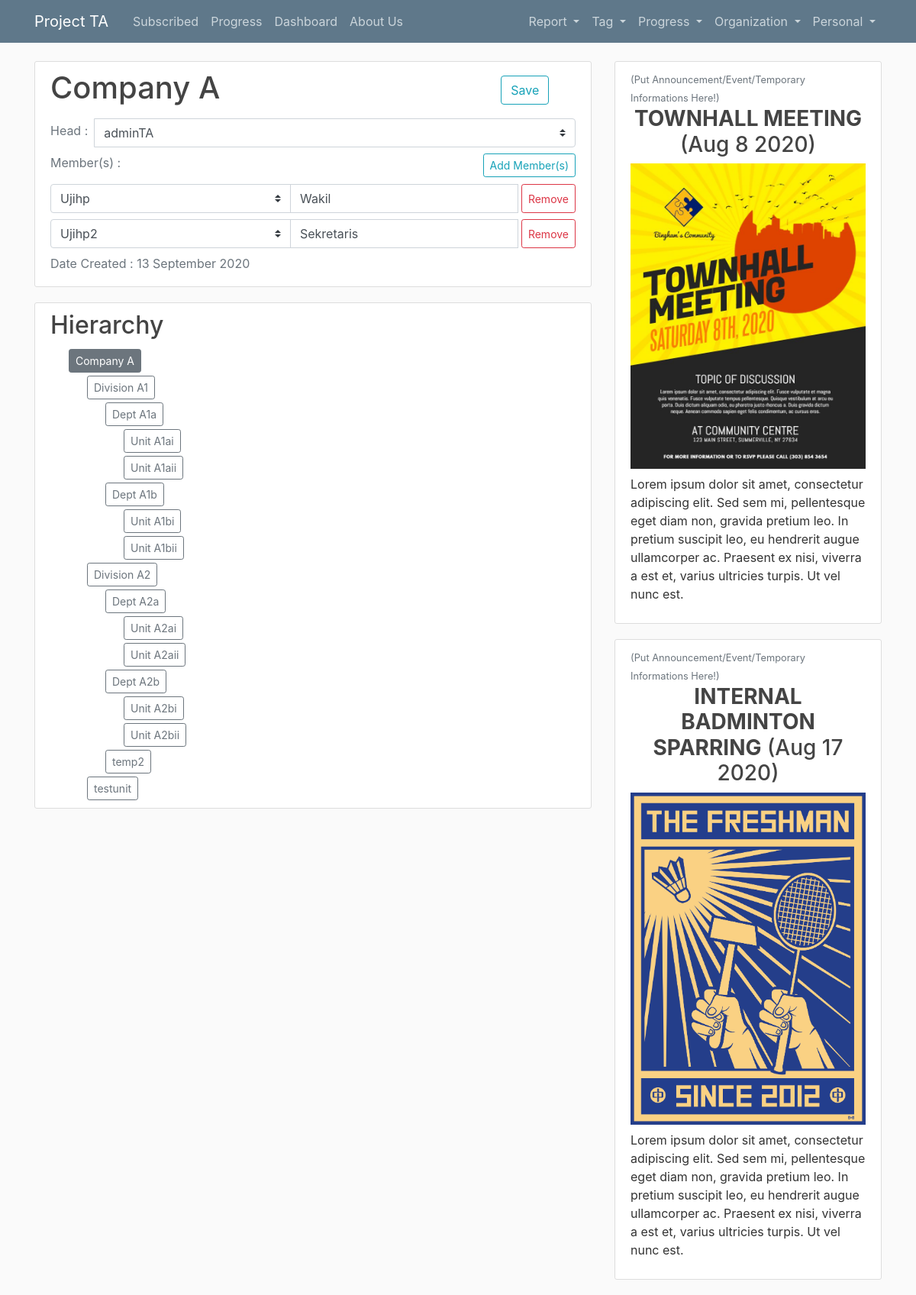
The app's page /unit/2 (signed in), older data.
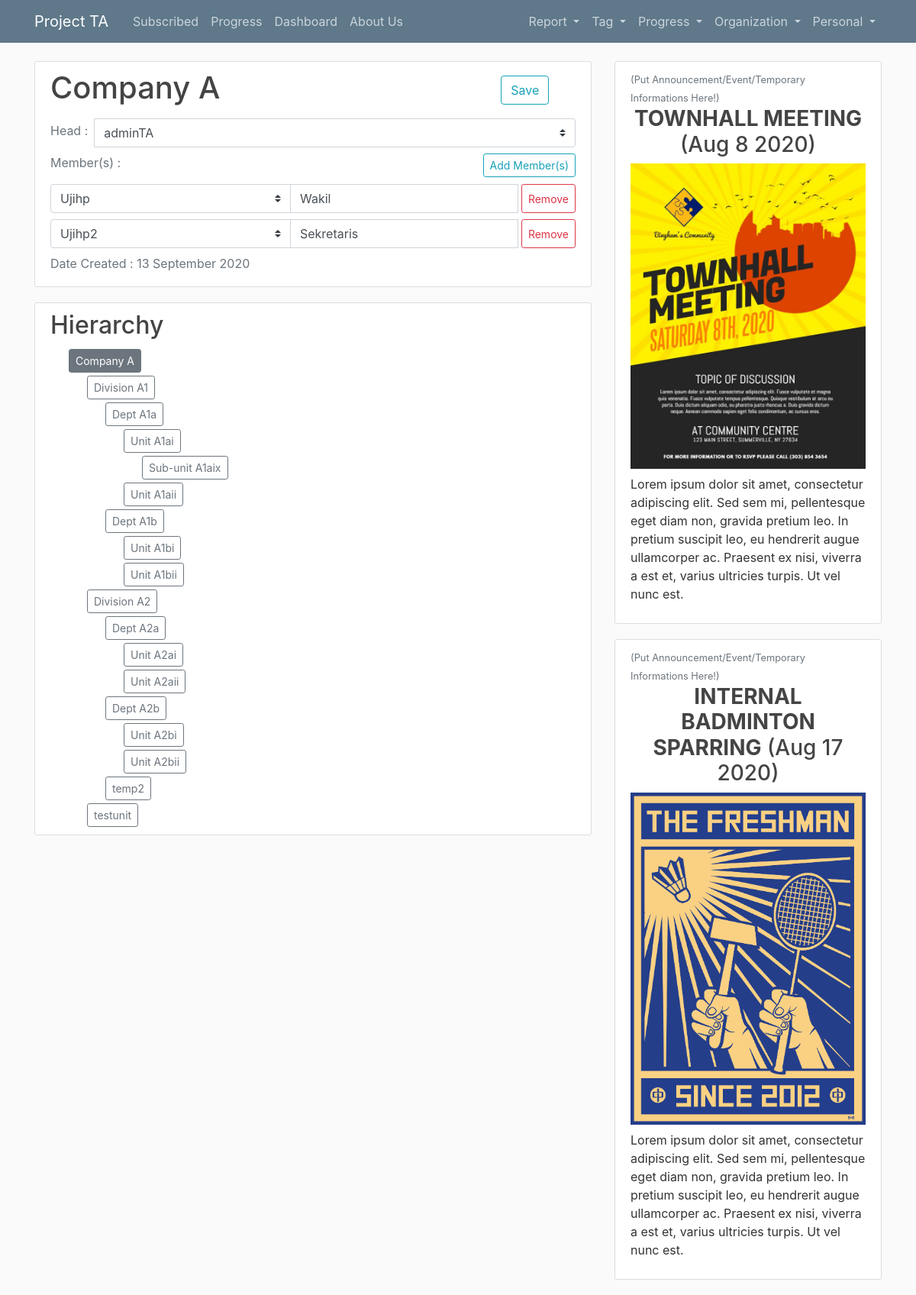
The same page, newer data.
### user/models.py (models this page shows, shortened)
class Profile(models.Model):
    user = models.OneToOneField(User, on_delete=models.CASCADE, null=True)
    image = models.ImageField(default='default.jpg', upload_to='profile_pics')
    tag = models.ManyToManyField(Tag, related_name='subscriber_set')
    unit = models.ForeignKey(Unit, on_delete=models.SET_NULL, null=True, related_name='member_set')

class CareerHistory(models.Model):
    user = models.ForeignKey(User, on_delete=models.SET_NULL, null=True, blank=True)
    unit = models.ForeignKey(Unit, on_delete=models.SET_NULL, null=True, blank=True)
    job = models.CharField(max_length=100, null=True, blank=True)
    date_started = models.DateTimeField(null=True, blank=True)
    date_ended = models.DateTimeField(null=True, blank=True)

class Unit(models.Model):
    class Status(models.IntegerChoices):
        Inactive = 0
        Active = 1
    name = models.CharField(max_length=100, null=True)
    superior = models.ForeignKey("self", on_delete=models.SET_NULL, related_name='subordinate_set', null=True)
    head = models.OneToOneField(User, on_delete=models.SET_NULL, null=True, blank=True)
    date_created = models.DateTimeField(default=timezone.now, null=True, blank=True)
    date_deactivated = models.DateTimeField(null=True, blank=True)
    status = models.IntegerField(choices=Status.choices, default=1, null=True, blank=True)
    def level(self):
        lev = 1
        temp = self
        while temp.superior and lev < 30:
            lev += 1
            temp = temp.superior
        if lev < 30:
            return lev
        else:
            return "loop error"
    def superior_list(self):
        if self.level() != "loop error":
            temp = self
            superiorlist = []
            while temp.superior:
                superiorlist.append(temp.superior)
                temp = temp.superior
            superiorlist = [superiorlist[i-1] for i in range(len(superiorlist),0,-1)]
            return superiorlist
    def subordinate_list_recursive(self, lev, subordinate_list):
        if lev>=0 and lev<=30:
            subordinate_list.append(self)
            lev = lev + 1
            for sub in self.subordinate_set.all():
                sub.subordinate_list_recursive(lev, subordinate_list)
        else:
            print("loop error")
    def subordinate_list(self):
        if self.level() != "loop error":
            lev = 0
            subordinate_list = []
            for sub in self.subordinate_set.all():
                sub.subordinate_list_recursive(lev, subordinate_list)
            return subordinate_list

### user/views.py (the view, shortened to what this page needs)
# urls.py: path('unit/<int:pk>', userview.UnitDetail, name='unit-detail'),
def UnitDetail(request, pk):
    if not request.user.username:
        return redirect('/login/?next=%s' % request.path)
    if not auth_test(request.user, 6):
        messages.error(request, f"Sorry you are not authorized !")
        return redirect('home')
    unit = get_object_or_404(Unit, pk=pk)
    members = Profile.objects.filter(unit=unit)
    unitless_user = User.objects.filter(unit = None, profile__unit = None)
    loopless_unit = Unit.objects.exclude(pk = unit.pk)
    for sub in unit.subordinate_list():
        loopless_unit = loopless_unit.exclude(pk = sub.pk)
    member_histories = []
    for member in members:
        temp = CareerHistory.objects.filter(user = member.user)
        temp = temp.order_by('date_started').last()
        member_histories.append(temp)
    signed_in_user = request.user
    context = { 'unit' : unit,
                'members' : members,
                'unitless_user' : unitless_user.order_by('username'),
                'loopless_unit' : loopless_unit.order_by('name'),
                'template_test': auth_template(signed_in_user)['template_test']}
    return render(request, 'user/unit_detail.html', context)

### report/views.py (called while the page is built, shortened)
def auth_test(user, featurenum):
    if user.is_superuser:
        return True

### user/templates/user/unit_detail.html (shortened to what this page needs)
{% extends 'base.html' %}
{% load crispy_forms_tags %}
{% block content %}
<form id="unit-form">
<div class="content-section">
    <div class="row">
        <div class="col">
    <h1 class="mb-3">{{ unit.name }}</h1>
        </div>
        <div class="col-2 mt-2 mr-2">
    <button class="btn btn-outline-info" id="submit">Save</button>
        </div>
    </div>
    <div class="input-group mb-2">
        <span class='text-muted mr-2 mt-1'>Head :</span>
            <select class="custom-select" name="head" required>
                {% if unit.head %}
                <option value={{unit.head.pk}} selected>{{unit.head.username}}</option>
                {% else %}
                <option value=0 selected hidden> </option>
                {% endif %}
            </select>
    </div>
    <div class="mb-2">
        <span class='text-muted mr-2 mt-1'>Member(s) :</span>
        <div class="float-right">
        <button class="btn btn-sm btn-outline-info" id="add-more">Add Member(s)</button>
        </div>
    </div>
    <div class="mt-3" id="wrapper">
        {% for member in members %}
        <div class="input-group mb-2">
            <select class="custom-select" name="member[]">
                <option value={{member.user.pk}} selected>{{member.user.username}}</option>
            </select>
        <input class="form-control" type="Text" placeholder="Job" name="job[]" value="{{member.user.careerhistory_set.all.last.job}}">
        <button class="btn btn-sm btn-outline-danger ml-1" id="remove-button">Remove</button>
        </div>
        {% endfor%}
    </div>
    <div class="mb-2">
        <span class='text-muted'>Date Created : {{unit.date_created|date:'d F Y'}}</span>
    </div>
</div>
<div class="content-section">
    <h2 class="mb-2">Hierarchy</h2>
    <div>
        <span><a class="btn btn-secondary btn-sm mt-1" href="{% url 'unit-detail' unit.pk %}">{{unit.name}}</a></span>
    </div>
    {% for subordinate in unit.subordinate_list%}
    <div>
        <span><a class="btn btn-outline-secondary btn-sm mt-1" href="{% url 'unit-detail' subordinate.pk %}">{{subordinate.name}}</a></span>
    </div>
    {% endfor %}
</div>
</form>
{% endblock%}

Row changes from the older to the newer data that the page shows:
added Unit: name "Sub-unit A1aix"
